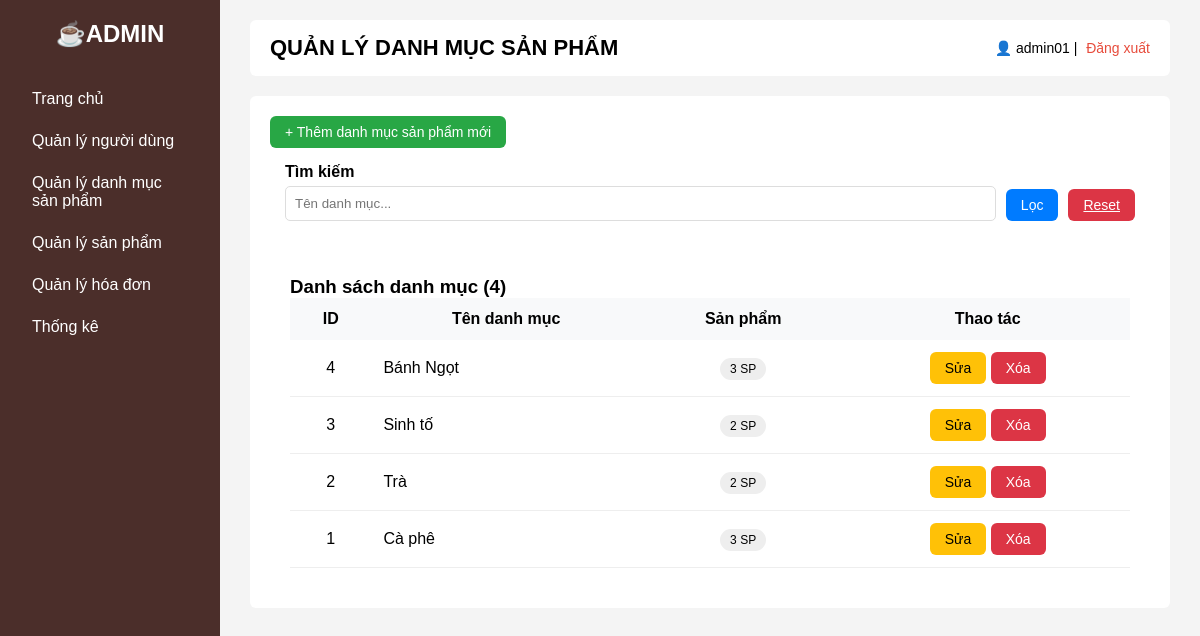
The page /php/phpAdmin/categories.php (signed in) on the database its author committed.
### tables this page shows
CREATE TABLE `categories` (
  `id` int(11) NOT NULL,
  `name` varchar(100) NOT NULL,
  `created_at` timestamp NOT NULL DEFAULT current_timestamp()
);

### php/phpAdmin/categories.php (the view, shortened to what this page needs)
<?php
include "../connect.php";
$search = trim($_GET["txt_search_category"] ?? "");
$sql = "
    SELECT c.id, c.name, COUNT(p.id) AS product_count
    FROM categories c
    LEFT JOIN products p ON c.id = p.category_id
    WHERE c.name LIKE '%$search%'
    GROUP BY c.id, c.name
    ORDER BY c.id DESC
";
$result = $conn->query($sql);
?>
<!DOCTYPE html>
<html lang="vi">
<head>
    <link rel="stylesheet" href="../../css/home.css">
    <link rel="stylesheet" href="../../css/categories.css">
</head>
<body>
    <div class="layout">
        <aside class="sidebar">
            <h2>☕ADMIN</h2>
            <ul>
                <li><a href="adminHome.php">Trang chủ</a></li>
                <li><a href="adminUsers.php">Quản lý người dùng</a></li>
                <li><a href="categories.php" class="active">Quản lý danh mục sản phẩm</a></li>
                <li><a href="products.php">Quản lý sản phẩm</a></li>
                <li><a href="orders.php">Quản lý hóa đơn</a></li>
                <li><a href="statistics.php">Thống kê</a></li>
            </ul>
        </aside>
        <main class="content">
            <header class="topbar">
                <h1>QUẢN LÝ DANH MỤC SẢN PHẨM</h1>
                <div class="account">
                    👤 <?= htmlspecialchars($_SESSION["username"]) ?> |
                    <a href="../phpAccount/logout.php">Đăng xuất</a>
                </div>
            </header>
            <section class="welcome">
                <div>
                    <button onclick="openAddModal()" class="btn btn-success">
                        + Thêm danh mục sản phẩm mới
                    </button>
                </div>
                <div class="filter-section">
                    <form method="GET">
                        <div class="form-group">
                            <label>Tìm kiếm</label>
                            <input type="text"
                                name="txt_search_category"
                                value="<?= $search ?>"
                                placeholder="Tên danh mục...">
                        </div>
                        <button class="btn btn-primary">Lọc</button>
                        <a href="categories.php" class="btn btn-delete">Reset</a>
                    </form>
                </div>
                <div class="table-wrap">
                    <h3>Danh sách danh mục (<?= $result->num_rows ?>)</h3>
                    <table>
                        <thead>
                            <tr>
                                <th>ID</th>
                                <th>Tên danh mục</th>
                                <th>Sản phẩm</th>
                                <th>Thao tác</th>
                            </tr>
                        </thead>
                        <tbody>
                            <?php while ($row = $result->fetch_assoc()): ?>
                                <tr>
                                    <td class="center"><?= $row["id"] ?></td>
                                    <td class="left"><?= $row["name"] ?></td>
                                    <td class="center">
                                        <span class="badge"><?= $row["product_count"] ?> SP</span>
                                    </td>
                                    <td class="center">
                                        <button class="btn btn-edit"
                                            onclick="openEditModal(<?= $row['id'] ?>,'<?= $row['name'], ENT_QUOTES ?>')">
                                            Sửa
                                        </button>
                                        <form method="POST" style="display:inline"
                                            onsubmit="return confirm('Xóa danh mục này?')">
                                            <button name="btn_delete_category"
                                                class="btn btn-delete"
                                                <?= $row["product_count"] > 0 ? "disabled" : "" ?>>
                                                Xóa
                                            </button>
                                        </form>
                                    </td>
                                </tr>
                            <?php endwhile; ?>
                        </tbody>
                    </table>
                </div>
        </main>
    </div>
</body>
</html>

### css/home.css (style rules this page uses)
* { margin: 0; padding: 0; box-sizing: border-box; font-family: Arial, sans-serif; }
.layout { display: flex; height: 100vh; background: #f4f4f4; }
.sidebar { width: 220px; background: #4b2e2a; color: white; padding: 20px; }
.sidebar h2 { text-align: center; margin-bottom: 30px; }
.sidebar ul { list-style: none; }
.sidebar li { padding: 12px; cursor: pointer; border-radius: 5px; }
.content { flex: 1; padding: 20px 30px; }
.topbar { display: flex; justify-content: space-between; align-items: center; background: white; padding: 15px 20px; border-radius: 6px; margin-bottom: 20px; }
.topbar h1 { font-size: 22px; }
.account { font-size: 14px; }
.account a { text-decoration: none; color: #e74c3c; margin-left: 5px; }
.welcome { background: white; padding: 20px; border-radius: 6px; }
.sidebar a { text-decoration: none; color: white; display: block; width: 100%; }

### css/categories.css (style rules this page uses)
.btn { padding: 8px 15px; border-radius: 6px; border: none; cursor: pointer; font-size: 14px; }
.btn-success { background-color: #28a745; color: white; }
.btn-edit { background: #ffc107; color: #000; }
.btn-delete { background: #dc3545; color: #fff; }
.btn-primary { background: #007bff; color: #fff; }
.filter-section { background: #fff; padding: 15px; border-radius: 8px; margin-bottom: 20px; }
.filter-section form { display: flex; gap: 10px; align-items: flex-end; }
.filter-section .form-group { flex: 1; margin: 0; }
.form-group { margin-bottom: 15px; }
.form-group label { font-weight: 600; margin-bottom: 5px; display: block; }
.form-group input { width: 100%; padding: 9px; border-radius: 5px; border: 1px solid #ddd; }
.table-wrap { background: #fff; padding: 20px; border-radius: 8px; }
table { width: 100%; border-collapse: collapse; }
th { background: #f8f9fa; padding: 12px; text-align: center; }
td { padding: 12px; border-bottom: 1px solid #eee; }
td.left { text-align: left; }
td.center { text-align: center; }
.badge { padding: 4px 10px; border-radius: 12px; font-size: 12px; background: #eee; }

### rows shown on the page
categories: id "4", name "Bánh Ngọt", product_count "3"
categories: id "3", name "Sinh tố", product_count "2"
categories: id "2", name "Trà", product_count "2"
categories: id "1", name "Cà phê", product_count "3"

### other values the page prints
$_SESSION["username"] "admin01"
$result->num_rows "4"
